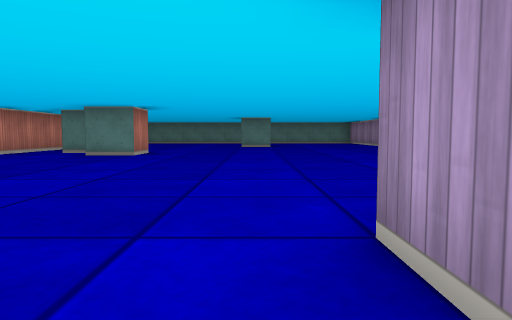
[1] (above)

14 first-person views from a walk through a cub3D ray-caster map. The camera is about half as high as the walls, tilts 4° down and sees 70° across. The floor is counted in squares. Each view is taken from the middle of a square. On the plan, view 1 faces up. The plan holds only what a view shows up to about 9 squares ahead; the rest is blank.

[2]
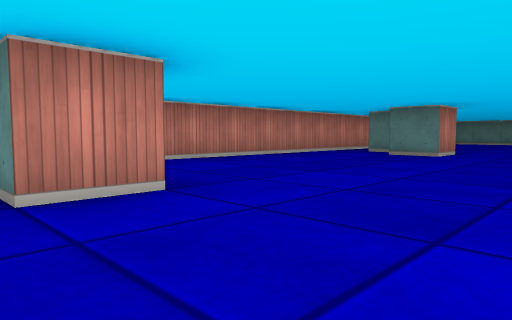

[3]
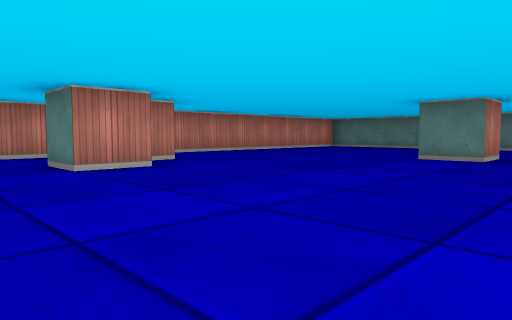

[4]
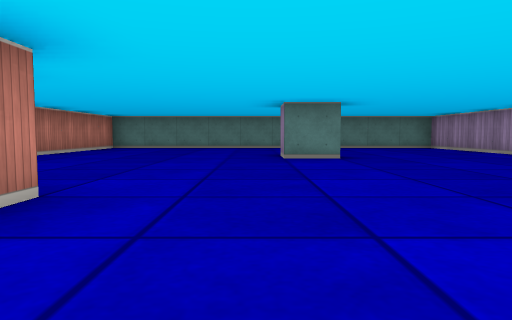

[5]
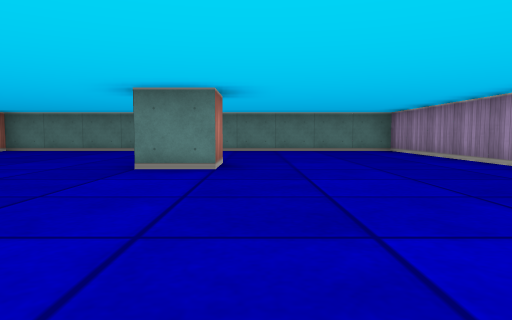

[6]
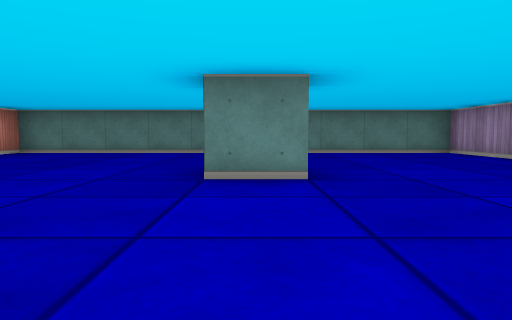

[7]
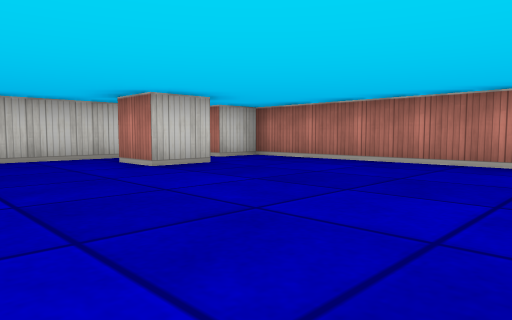

[8]
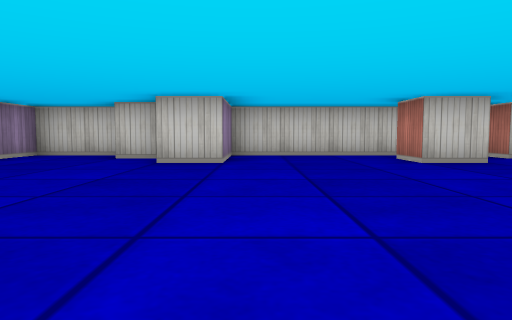

[9]
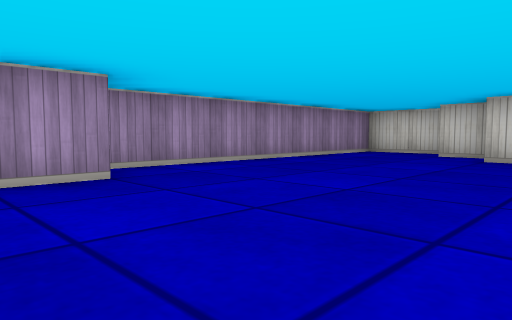

[10]
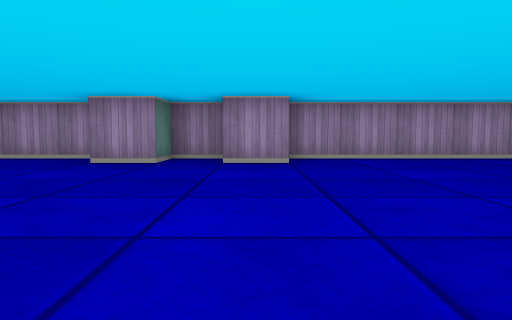

[11]
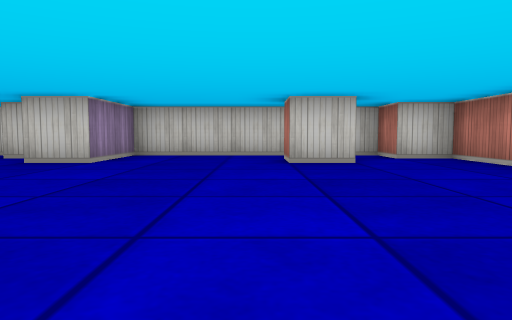

[12]
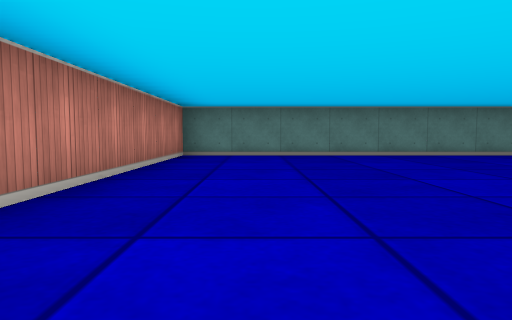

[13]
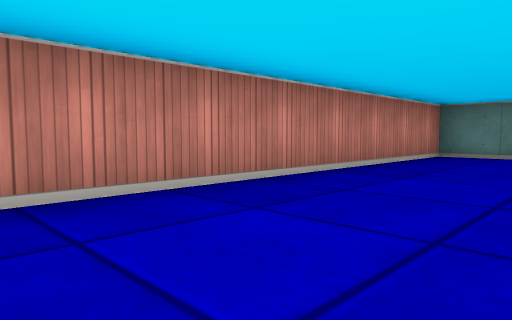

[14]
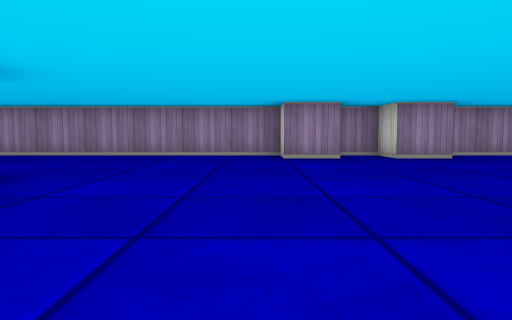

### Floor plan
Points are (right, up) in squares from view 1. A wall is a line through its corners. A room is listed if a view was taken in it or the views show most of it. See-through windows are left out.
Room 1 (views 1, 2, 3, 4, 5, 6, 7, 8, 9, 10, 11, 12, 13, 14)
walls: (-2.5, 8.6) (-2.5, 7.5) (-3.5, 7.5); (-3.5, 9.6) (-3.5, 9); (-3.9, 8.5) (-4.5, 8.5); (3.5, 6.4) (3.5, 7.5) (4.5, 7.5) (4.5, 8.5) (3.5, 8.5) (3.5, 9.5) (4.5, 9.5) (4.5, 17.5) (-5.5, 17.5) (-5.5, 0.5) (-4.5, 0.5) (-4.5, -0.5) (0.5, -0.5) (0.5, 1.5) (1.5, 1.5); (0.5, 13.5) (0.5, 12.5) (-0.5, 12.5) (-0.5, 13.4); (-3.6, 1.5) (-2.5, 1.5) (-2.5, 0.5) (-3, 0.5); (1.6, 0.5) (2.5, 0.5); (2.8, -0.5) (4.5, -0.5) (4.5, 6.5)

Positions as (right, up) in squares from view 1, and headings:
1: (0, 0), facing up
2: (0, 0), facing up-left
3: (2, 6), facing up-left
4: (-1, 6), facing up
5: (1, 8), facing up
6: (0, 9), facing up
7: (0, 6), facing down-left
8: (0, 7), facing down
9: (0, 8), facing down-right
10: (-2, 7), facing right
11: (-2, 7), facing down
12: (-4, 10), facing up
13: (-3, 10), facing up-left
14: (-3, 10), facing right
